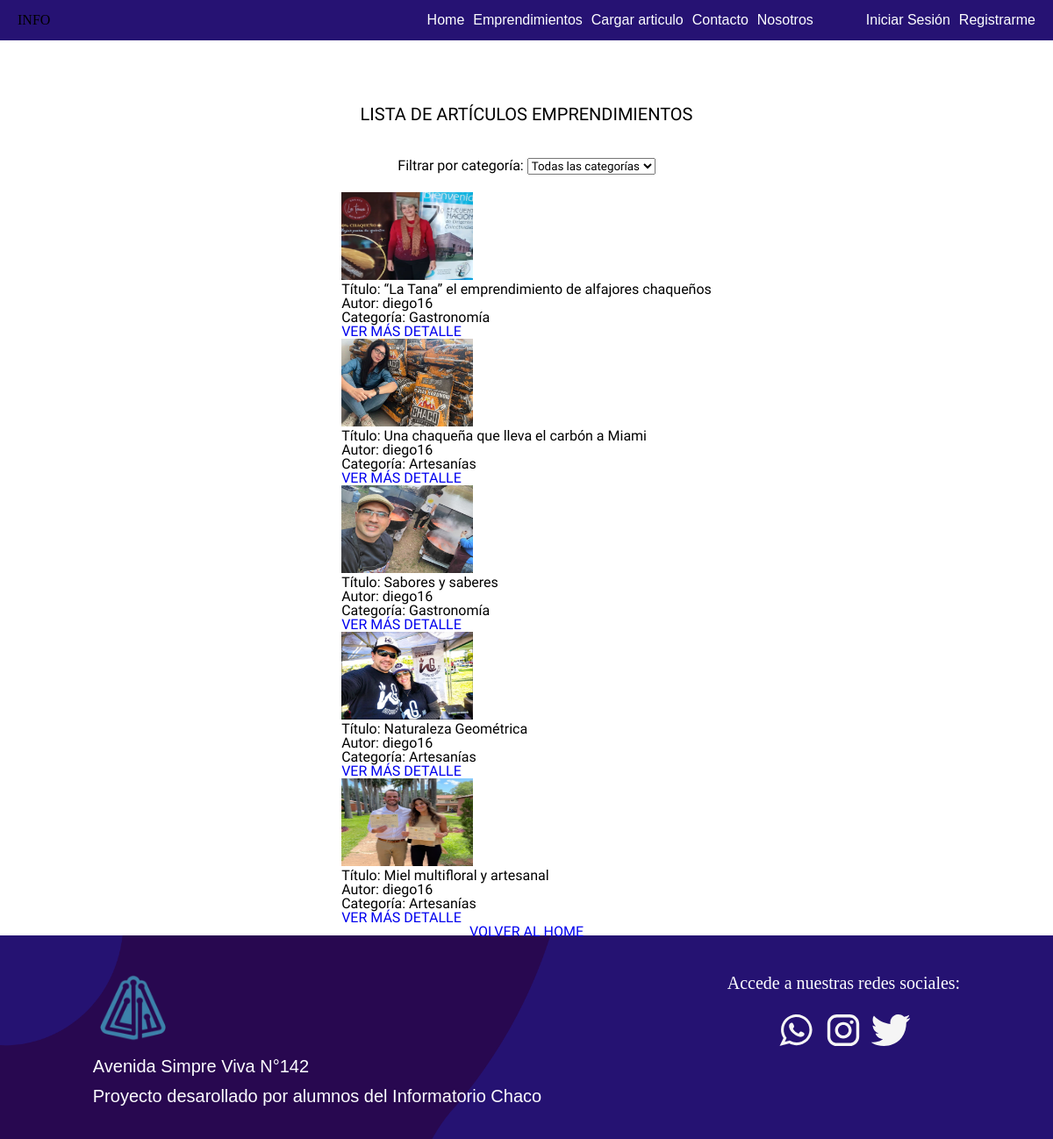
Screenshot of /emprendimientos/ with the database file from the repository.
### apps/emprendimientos/models.py (models this page shows, shortened)
class Articulo(models.Model):
    titulo = models.CharField(max_length=200)
    contenido = models.TextField()
    autor = models.ForeignKey(User, on_delete=models.CASCADE)
    categoria = models.ForeignKey(Categoria, on_delete=models.SET_NULL, null=True)
    fecha_publicacion = models.DateTimeField(auto_now_add=True)
    imagen = models.ImageField(upload_to='imagenes/',blank=True , null=True)
    destacado = models.BooleanField(default=False)

class Categoria(models.Model):
    nombre = models.CharField(max_length=100)
    descripcion = models.TextField(blank=True, null=True)

### apps/emprendimientos/views.py (the view)
# urls.py: path('', ArticuloListView.as_view(), name='lista_articulos'),
class ArticuloListView(ListView):
    model = Articulo
    template_name = 'emprendimientos/lista_articulos.html'
    context_object_name = 'articulos'
    def get_queryset(self):
        queryset = super().get_queryset()
        categoria_id = self.request.GET.get('categoria')
        if categoria_id:
            queryset = queryset.filter(categoria_id=categoria_id)
        return queryset
    def get_context_data(self, **kwargs):
        context = super().get_context_data(**kwargs)
        context['categorias'] = Categoria.objects.all()
        return context

### templates/emprendimientos/lista_articulos.html (shortened to what this page needs)
{% extends 'base.html' %}
{% block contenido %}
<section class="contenedor__listas">
<div class="titulo__articulos">
    <h1>LISTA DE ARTÍCULOS EMPRENDIMIENTOS</h1>
</div>
     <div class="filtrado__lista">
         <form method="GET" action="">
            <label for="categoria">Filtrar por categoría:</label>
            <select name="categoria" id="categoria" onchange="this.form.submit()">
                <option value="">Todas las categorías</option>
            </select>
        </form>
    </div>
    <div class="articulos__cargados">
        {% for articulo in object_list %}
        <div class="articulo-item">
            {% if articulo.imagen %}
                <img  class="imagen__cargadad" src="{{ articulo.imagen.url }}" alt="{{ articulo.titulo }}" width="150" height="100">
            {% else %}
                <p>No hay imagen disponible</p>
            {% endif %}
            <p>Título: {{ articulo.titulo }}</p>
            <p>Autor: {{ articulo.autor }}</p>
            <p><strong>Categoría:</strong> {{ articulo.categoria.nombre }}</p>
            <p><a href="{% url 'emprendimientos:detalle_articulo' articulo.pk %}">VER MÁS DETALLE</a></p>
        </div>
        {% empty %}
        <p>No hay artículos disponibles en esta categoría.</p>
        {% endfor %}
    </div>
    <a href="{% url 'index' %}">VOLVER AL HOME</a>
</section>
    {% endblock contenido %}

### static/css/style.css (style rules this page uses)
* { box-sizing: border-box; font-family: 'Work Sans'; margin: 0; padding: 0; }
html { scroll-behavior: smooth; }
:root { --color-purpura: rgb(40, 8, 81); --color-azulpupura: rgb(38, 18, 115); --color-azul-yankees: #092d51; --color-blanco: rgb(253, 254, 255); --color-negro: rgb(0, 0, 0); }
a { text-decoration: none; }

### static/css/lista_articulos.css (style rules this page uses)
.contenedor__listas { max-width: 1472px; padding-top: 100px; display: flex; flex-direction: column; align-items: center; justify-content: center; }
.titulo__articulos { padding: 20px 0; font-size: 20px; }
.filtrado__lista { padding: 20px 0; }

### rows the page displays
Articulo: imagen (picture), titulo "“La Tana” el emprendimiento de alfajores chaqueños", autor "diego16", categoria.nombre "Gastronomía"
Articulo: imagen (picture), titulo "Una chaqueña que lleva el carbón a Miami", autor "diego16", categoria.nombre "Artesanías"
Articulo: imagen (picture), titulo "Sabores y saberes", autor "diego16", categoria.nombre "Gastronomía"
Articulo: imagen (picture), titulo "Naturaleza Geométrica", autor "diego16", categoria.nombre "Artesanías"
Articulo: imagen (picture), titulo "Miel multifloral y artesanal", autor "diego16", categoria.nombre "Artesanías"
